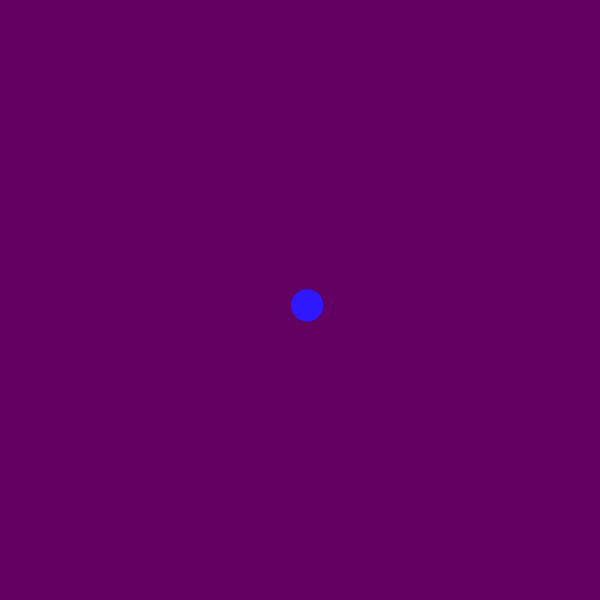
Frame 1 (no input)
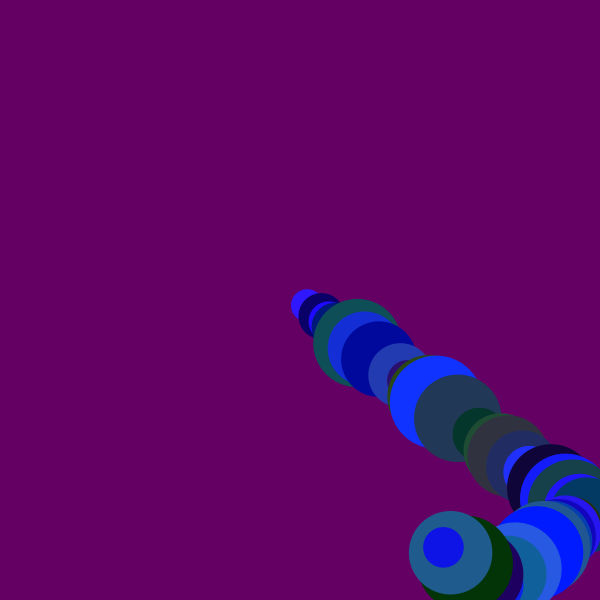
Frame 60 (the mouse pressed at the canvas centre just before this capture)
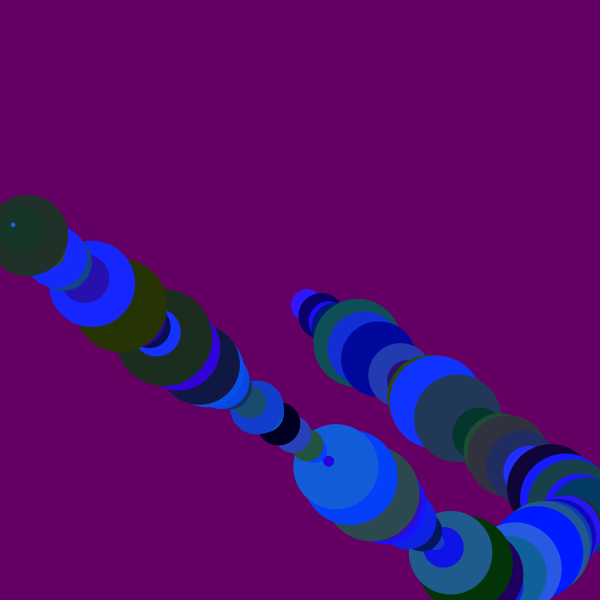
Frame 120 (the mouse held since frame 60 and released just before this capture)

The Processing sketch that drew these frames (run headless with seeded random() and noise(); from frame 60 on, the mouse is pressed at the canvas centre):

// Processing sketch: EJERCICIO_DOS_LM
// ── EJERCICIO_DOS_LM.pde
// EJERCICIO DOS LAURA MORA

// Variables 
float x = 300;
float y = 300;
float speedX = random(2, 10);
float speedY = random(2, 15);
int sizeBall = 100;

void setup() {
  size(600, 600);
  background(100, 0, 100);
}

void draw() {

  // Variables de color
  
  fill(250, 100, 0);
  float col = random(0, 50);
  fill(0);
  float col2 = random(0, 100);
  fill(10, 255, 10);
  float col3 = random(0, 300);

  //Variable de tamaño

  float sizeBall = random (1, 100);

  x = x+speedX;
  y = y+speedY;

  if (x+20 >= 600 || x-20 <= 0) {
    speedX = speedX*-1;
  }

  if (y+20 >= 600 || y-20 <= 0) {
    speedY = speedY*-1;
  }


  fill(col, col2, col3);
  noStroke();
  ellipse(x, y, sizeBall, sizeBall);
}
